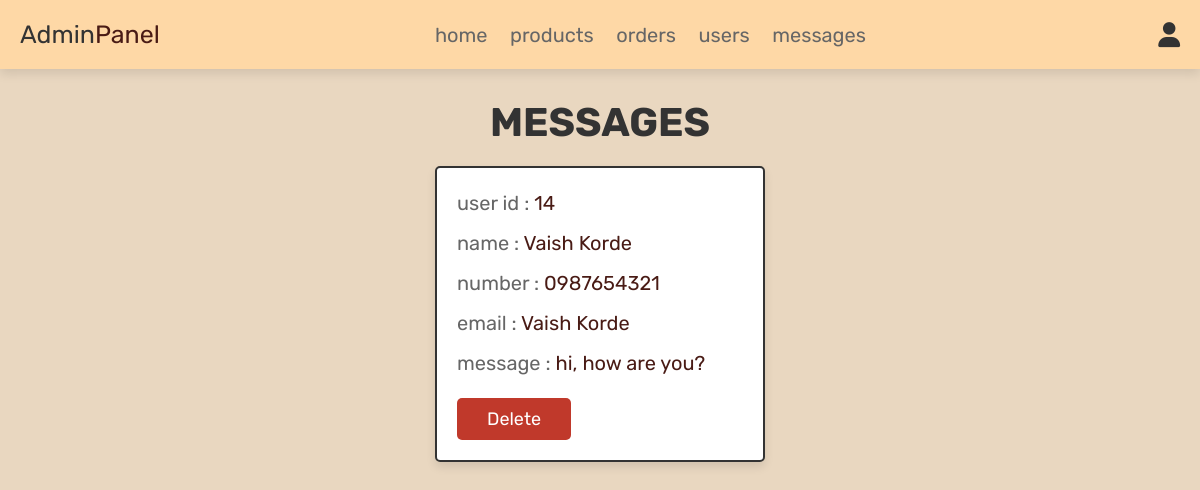
/admin_contacts.php (signed in), run on the app's committed database.
### tables this page shows
CREATE TABLE `message` (
  `id` int(100) NOT NULL,
  `user_id` int(100) NOT NULL,
  `name` varchar(100) NOT NULL,
  `email` varchar(100) NOT NULL,
  `number` varchar(12) NOT NULL,
  `message` varchar(500) NOT NULL
);

### admin_contacts.php (the view, shortened to what this page needs)
<?php
@include 'config.php';
?>
<!DOCTYPE html>
<html lang="en">
<head>
   <link rel="stylesheet" href="https://cdnjs.cloudflare.com/ajax/libs/font-awesome/6.0.0/css/all.min.css">
   <link rel="stylesheet" href="css/admin_style.css">
</head>
<body>
<?php @include 'admin_header.php'; ?>
<section class="messages">
   <h1 class="title">messages</h1>
   <div class="box-container">
      <?php
       $select_message = mysqli_query($conn, "SELECT * FROM `message`") or die('query failed');
       if(mysqli_num_rows($select_message) > 0){
          while($fetch_message = mysqli_fetch_assoc($select_message)){
      ?>
      <div class="box">
         <p>user id : <span><?php echo $fetch_message['user_id']; ?></span> </p>
         <p>name : <span><?php echo $fetch_message['name']; ?></span> </p>
         <p>number : <span><?php echo $fetch_message['number']; ?></span> </p>
         <p>email : <span><?php echo $fetch_message['email']; ?></span> </p>
         <p>message : <span><?php echo $fetch_message['message']; ?></span> </p>
         <a href="admin_contacts.php?delete=<?php echo $fetch_message['id']; ?>" onclick="return confirm('delete this message?');" class="delete-btn">delete</a>
      </div>
      <?php
         }
      }else{
         echo '<p class="empty">you have no messages!</p>';
      }
      ?>
   </div>
</section>
</body>
</html>

### css/admin_style.css (style rules this page uses)
:root { --pink:#491b15; --red:#c0392b; --orange:#f39c12; --black:#333; --white:#fff; --light-color:#666; --light-white:#ccc; --light-bg:#f5f5f5; --border:.2rem solid var(--black); --box-shadow:0 .5rem 1rem rgba(0,0,0,.1); }
* { font-family: 'Rubik', sans-serif; margin:0; padding:0; box-sizing: border-box; outline: none; border:none; text-decoration: none; transition:all .2s linear; }
html { font-size: 62.5%; overflow-x: hidden; scroll-behavior: smooth; scroll-padding-top: 6.5rem; }
body { background: #e9d7c0; }
section { padding:3rem 2rem; }
.title { text-align: center; margin-bottom: 2rem; color:var(--black); text-transform: uppercase; font-size: 4rem; }
.btn, .delete-btn, .option-btn { display: inline-block; border-radius: .5rem; margin-top: 1rem; font-size: 1.8rem; color:var(--white); cursor: pointer; padding:1rem 3rem; text-transform: capitalize; }
.delete-btn { background-color: var(--red); }
.messages .box-container { display: grid; grid-template-columns: repeat(auto-fit, 33rem); gap:1.5rem; align-items: flex-start; max-width: 1200px; margin: 0 auto; justify-content: center; }
.messages .box-container .box { padding:2rem; border:var(--border); background-color: var(--white); box-shadow: var(--box-shadow); border-radius: .5rem; }
.messages .box-container .box p { font-size: 2rem; color:var(--light-color); margin-bottom: 1rem; line-height: 1.5; }
.messages .box-container .box p span { color:var(--pink); }

### data on the page
message: user "14", name "Vaish Korde", number "0987654321", email "Vaish Korde", message "hi, how are you?"
